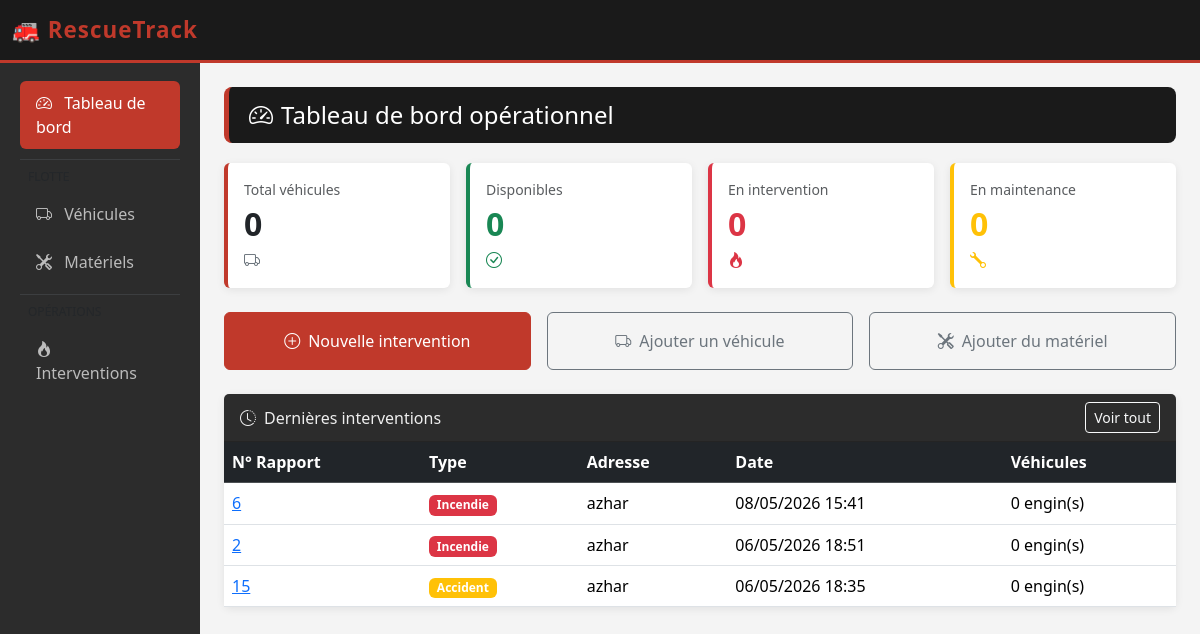
/dashboard/, run on the app's committed database.
### caserne/models.py (models this page shows, shortened)
class Intervention(models.Model):
    TYPE_CHOICES = [
        ('Incendie', 'Incendie'),
        ('Accident', 'Accident'),
        ('Secours', 'Secours à personne'),
    ]
    TYPE_SINISTRE_CHOICES = TYPE_CHOICES
    numero_rapport = models.CharField(max_length=100)
    type_sinistre = models.CharField(max_length=50, choices=TYPE_CHOICES)
    adresse = models.CharField(max_length=255)
    date_appel = models.DateTimeField()
    duree = models.IntegerField(help_text='Durée en minutes')
    notes = models.TextField(blank=True)
    vehicules = models.ManyToManyField(Vehicule)
    @property
    def badge_class(self):
        return {
            'Incendie': 'bg-danger',
            'Accident': 'bg-warning',
            'Secours': 'bg-success',
        }.get(self.type_sinistre, 'bg-secondary')

### caserne/views.py (the view)
# urls.py: path('dashboard/', views.dashboard, name='dashboard'),
def dashboard(request):
    vehicules = Vehicule.objects.all()
    total_vehicules = vehicules.count()
    dispo = vehicules.filter(statut='Disponible').count()
    en_inter = vehicules.filter(statut='Intervention').count()
    maintenance = vehicules.filter(statut='Indisponible').count()
    dernieres_interventions = Intervention.objects.order_by('-date_appel')[:5]
    context = {
        'total_vehicules': total_vehicules,
        'dispo': dispo,
        'en_inter': en_inter,
        'maintenance': maintenance,
        'dernieres_interventions': dernieres_interventions,
    }
    return render(request, 'dashboard.html', context)

### templates/dashboard.html (shortened to what this page needs)
{% extends 'core/base.html' %}
{% block content %}
<div class="page-header">
  <h4 class="mb-0"><i class="bi bi-speedometer2 me-2"></i>Tableau de bord opérationnel</h4>
</div>
<div class="row g-3 mb-4">
  <div class="col-6 col-md-3">
    <div class="card stat-card p-3">
      <div class="text-muted small">Total véhicules</div>
      <div class="fs-2 fw-bold">{{ total_vehicules }}</div>
      <i class="bi bi-truck text-secondary"></i>
    </div>
  </div>
  <div class="col-6 col-md-3">
    <div class="card p-3" style="border-left:4px solid #198754;">
      <div class="text-muted small">Disponibles</div>
      <div class="fs-2 fw-bold text-success">{{ dispo }}</div>
      <i class="bi bi-check-circle text-success"></i>
    </div>
  </div>
  <div class="col-6 col-md-3">
    <div class="card p-3" style="border-left:4px solid #dc3545;">
      <div class="text-muted small">En intervention</div>
      <div class="fs-2 fw-bold text-danger">{{ en_inter }}</div>
      <i class="bi bi-fire text-danger"></i>
    </div>
  </div>
  <div class="col-6 col-md-3">
    <div class="card p-3" style="border-left:4px solid #ffc107;">
      <div class="text-muted small">En maintenance</div>
      <div class="fs-2 fw-bold text-warning">{{ maintenance }}</div>
      <i class="bi bi-wrench text-warning"></i>
    </div>
  </div>
</div>
<div class="row g-3 mb-4">
  <div class="col-md-4">
    <a href="{% url 'intervention_create' %}" class="btn btn-danger-rt w-100 py-3">
      <i class="bi bi-plus-circle me-2"></i>Nouvelle intervention
    </a>
  </div>
  <div class="col-md-4">
    <a href="{% url 'vehicule_create' %}" class="btn btn-outline-secondary w-100 py-3">
      <i class="bi bi-truck me-2"></i>Ajouter un véhicule
    </a>
  </div>
  <div class="col-md-4">
    <a href="{% url 'materiel_create' %}" class="btn btn-outline-secondary w-100 py-3">
      <i class="bi bi-tools me-2"></i>Ajouter du matériel
    </a>
  </div>
</div>
<div class="card">
  <div class="card-header d-flex justify-content-between align-items-center" style="background:#2c2c2c; color:#eee;">
    <span><i class="bi bi-clock-history me-2"></i>Dernières interventions</span>
    <a href="{% url 'intervention_list' %}" class="btn btn-sm btn-outline-light">Voir tout</a>
  </div>
  <div class="card-body p-0">
    <table class="table table-hover mb-0">
      <thead class="table-dark">
        <tr>
          <th>N° Rapport</th><th>Type</th><th>Adresse</th><th>Date</th><th>Véhicules</th>
        </tr>
      </thead>
      <tbody>
        {% for inter in dernieres_interventions %}
        <tr>
          <td><a href="{% url 'intervention_detail' inter.pk %}">{{ inter.numero_rapport }}</a></td>
          <td><span class="badge {{ inter.badge_class }}">{{ inter.get_type_sinistre_display }}</span></td>
          <td>{{ inter.adresse }}</td>
          <td>{{ inter.date_appel|date:"d/m/Y H:i" }}</td>
          <td>{{ inter.vehicules.count }} engin(s)</td>
        </tr>
        {% empty %}
        <tr><td colspan="5" class="text-center text-muted py-3">Aucune intervention enregistrée</td></tr>
        {% endfor %}
      </tbody>
    </table>
  </div>
</div>
{% endblock %}

### templates/core/base.html (shortened to what this page needs)
<!DOCTYPE html>
<html lang="fr">
<head>
  <link href="https://cdn.jsdelivr.net/npm/bootstrap@5.3.2/dist/css/bootstrap.min.css" rel="stylesheet">
  <link href="https://cdn.jsdelivr.net/npm/bootstrap-icons@1.11.3/font/bootstrap-icons.css" rel="stylesheet">
</head>
<body>
<nav class="navbar navbar-expand-lg">
  <div class="container-fluid">
    <a class="navbar-brand" href="{% url 'landing' %}">🚒 RescueTrack</a>
  </div>
</nav>
<div class="container-fluid">
  <div class="row">
    <div class="col-md-2 sidebar py-3">
      <nav class="nav flex-column">
        <a class="nav-link {% if request.resolver_match.url_name == 'dashboard' %}active{% endif %}"
           href="{% url 'dashboard' %}">
          <i class="bi bi-speedometer2"></i> Tableau de bord
        </a>
        <hr class="border-secondary my-2 mx-2">
        <small class="text-muted px-3 mb-1" style="font-size:.75rem;">FLOTTE</small>
        <a class="nav-link {% if 'vehicule' in request.resolver_match.url_name %}active{% endif %}"
           href="{% url 'vehicule_list' %}">
          <i class="bi bi-truck"></i> Véhicules
        </a>
        <a class="nav-link {% if 'materiel' in request.resolver_match.url_name %}active{% endif %}"
           href="{% url 'materiel_list' %}">
          <i class="bi bi-tools"></i> Matériels
        </a>
        <hr class="border-secondary my-2 mx-2">
        <small class="text-muted px-3 mb-1" style="font-size:.75rem;">OPÉRATIONS</small>
        <a class="nav-link {% if 'intervention' in request.resolver_match.url_name %}active{% endif %}"
           href="{% url 'intervention_list' %}">
          <i class="bi bi-fire"></i> Interventions
        </a>
      </nav>
    </div>
    <div class="col-md-10 py-4 px-4">
      {% block content %}{% endblock %}
    </div>
  </div>
</div>
</body>
</html>

### templates/core/base.html (style rules this page uses)
:root { --rt-red: #c0392b; --rt-dark: #1a1a1a; --rt-gray: #2c2c2c; }
body { background: #f4f4f4; }
.navbar { background: var(--rt-dark) !important; border-bottom: 3px solid var(--rt-red); }
.navbar-brand { color: var(--rt-red) !important; font-weight: 800; font-size: 1.4rem; letter-spacing: 1px; }
.sidebar { background: var(--rt-gray); min-height: calc(100vh - 60px); }
.sidebar .nav-link { color: #bbb; padding: 10px 16px; border-radius: 6px; margin: 2px 8px; }
.sidebar .nav-link.active { background: var(--rt-red); color: #fff !important; }
.sidebar .nav-link i { margin-right: 8px; }
.card { border: none; box-shadow: 0 2px 8px rgba(0,0,0,0.08); }
.stat-card { border-left: 4px solid var(--rt-red); }
.page-header { background: var(--rt-dark); color: white; padding: 14px 20px; border-radius: 8px; border-left: 5px solid var(--rt-red); margin-bottom: 20px; }
.btn-danger-rt { background: var(--rt-red); border-color: var(--rt-red); color: white; }

### data on the page
Intervention: numero_rapport "6", type_sinistre "Incendie", adresse "azhar", date_appel "08/05/2026 15:41", vehicules.count "0"
Intervention: numero_rapport "2", type_sinistre "Incendie", adresse "azhar", date_appel "06/05/2026 18:51", vehicules.count "0"
Intervention: numero_rapport "15", type_sinistre "Accident", adresse "azhar", date_appel "06/05/2026 18:35", vehicules.count "0"

### other printed values
{{ total_vehicules }} "0"
{{ dispo }} "0"
{{ en_inter }} "0"
{{ maintenance }} "0"
